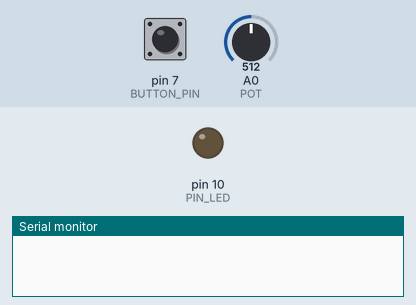
Simulated run of this sketch. Board: Arduino Uno, built with avr-gcc and run on an emulated ATmega328P. Shown: output pins drawn as LEDs (lit = HIGH), the last lines printed to the serial monitor. Dashed ring = blinking. The test bench sets the inputs (shaded band); at power-on: pin 7 (BUTTON_PIN) HIGH, A0 (POT) = 512.

Above: at 3.2 s.
3.3 s: pin 7 (BUTTON_PIN) pulled LOW for 1 s
At 3.58 s:
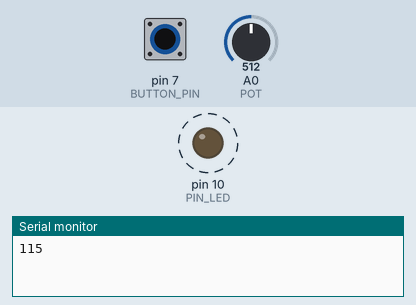
5.8 s: pin 7 (BUTTON_PIN) pulled LOW for 3.2 s
At 10.0 s:
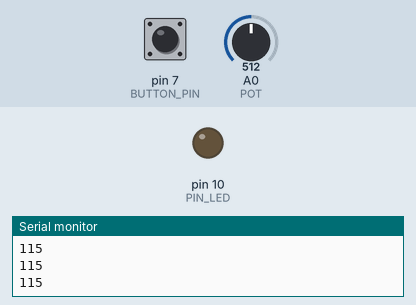
Timing chart, 0 to 11.5 s (numbered marks = the images above; inputs shaded):
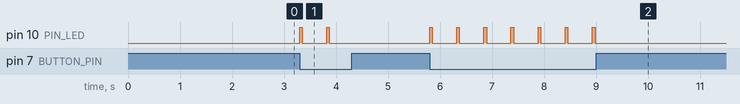

Measured:
- after the input at 3.3 s, pin 10 (PIN_LED): alternates HIGH for 0.05 s and LOW for 0.47 s, 4 changes in all, then stays LOW, starting at once
- after the input at 5.8 s, pin 10 (PIN_LED): alternates HIGH for 0.05 s and LOW for 0.47 s, 14 changes in all, then stays LOW, starting at once

The sketch:

metronome.ino
```cpp
//---------------------------------------------------------------
#define PIN_LED  10      // buzzer pin
#define BUTTON_PIN 7    //calibration button pin
#define MIN_BPM 100      // minimum bpm value
#define MAX_BPM 130     // maximum bpm value
#define POT A0          // pot analog pin
//---------------------------------------------------------------


//---------------------------------------------------------------
int bpm;                // bpm value
int button_state = 0;   //calibration button state
//---------------------------------------------------------------

void setup() {
  Serial.begin(4800);
  pinMode(PIN_LED, OUTPUT);  // LED pin as output
  pinMode(BUTTON_PIN, INPUT); //Button pin as input
  delay(2000);
}
//---------------------------------------------------------------

void loop() {
    if(digitalRead(BUTTON_PIN) == 0){
        bpm = map(analogRead(POT), 0, 1023, MIN_BPM, MAX_BPM);  //maps pot value into BPM
        Serial.print(bpm);
        Serial.print("\n");

        digitalWrite(PIN_LED, HIGH);        // does a "tick" for...
        delay(6000 / bpm);        // 10% of T (where T is the time between two BPSs)
        digitalWrite(PIN_LED, LOW);           // silence for...
        delay(54000 / bpm);       // 90% of T

    }
}
```
